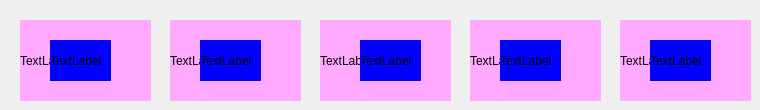
        <widget class="QWidget" name="page_7">
         <widget class="QLabel" name="label_35">
          <property name="geometry">
           <rect>
            <x>20</x>
            <y>20</y>
            <width>131</width>
            <height>81</height>
           </rect>
          </property>
          <property name="styleSheet">
           <string notr="true">background-color: rgb(255, 170, 255);</string>
          </property>
          <property name="text">
           <string>TextLabel</string>
          </property>
         </widget>
         <widget class="QLabel" name="label_36">
          <property name="geometry">
           <rect>
            <x>50</x>
            <y>40</y>
            <width>61</width>
            <height>41</height>
           </rect>
          </property>
          <property name="styleSheet">
           <string notr="true">background-color: rgb(0, 0, 255);</string>
          </property>
          <property name="text">
           <string>TextLabel</string>
          </property>
         </widget>
         <widget class="QLabel" name="label_37">
          <property name="geometry">
           <rect>
            <x>170</x>
            <y>20</y>
            <width>131</width>
            <height>81</height>
           </rect>
          </property>
          <property name="styleSheet">
           <string notr="true">background-color: rgb(255, 170, 255);</string>
          </property>
          <property name="text">
           <string>TextLabel</string>
          </property>
         </widget>
         <widget class="QLabel" name="label_38">
          <property name="geometry">
           <rect>
            <x>200</x>
            <y>40</y>
            <width>61</width>
            <height>41</height>
           </rect>
          </property>
          <property name="styleSheet">
           <string notr="true">background-color: rgb(0, 0, 255);</string>
          </property>
          <property name="text">
           <string>TextLabel</string>
          </property>
         </widget>
         <widget class="QLabel" name="label_39">
          <property name="geometry">
           <rect>
            <x>320</x>
            <y>20</y>
            <width>131</width>
            <height>81</height>
           </rect>
          </property>
          <property name="styleSheet">
           <string notr="true">background-color: rgb(255, 170, 255);</string>
          </property>
          <property name="text">
           <string>TextLabel</string>
          </property>
         </widget>
         <widget class="QLabel" name="label_40">
          <property name="geometry">
           <rect>
            <x>360</x>
            <y>40</y>
            <width>61</width>
            <height>41</height>
           </rect>
          </property>
          <property name="styleSheet">
           <string notr="true">background-color: rgb(0, 0, 255);</string>
          </property>
          <property name="text">
           <string>TextLabel</string>
          </property>
         </widget>
         <widget class="QLabel" name="label_41">
          <property name="geometry">
           <rect>
            <x>470</x>
            <y>20</y>
            <width>131</width>
            <height>81</height>
           </rect>
          </property>
          <property name="styleSheet">
           <string notr="true">background-color: rgb(255, 170, 255);</string>
          </property>
          <property name="text">
           <string>TextLabel</string>
          </property>
         </widget>
         <widget class="QLabel" name="label_42">
          <property name="geometry">
           <rect>
            <x>500</x>
            <y>40</y>
            <width>61</width>
            <height>41</height>
           </rect>
          </property>
          <property name="styleSheet">
           <string notr="true">background-color: rgb(0, 0, 255);</string>
          </property>
          <property name="text">
           <string>TextLabel</string>
          </property>
         </widget>
         <widget class="QLabel" name="label_43">
          <property name="geometry">
           <rect>
            <x>620</x>
            <y>20</y>
            <width>131</width>
            <height>81</height>
           </rect>
          </property>
          <property name="styleSheet">
           <string notr="true">background-color: rgb(255, 170, 255);</string>
          </property>
          <property name="text">
           <string>TextLabel</string>
          </property>
         </widget>
         <widget class="QLabel" name="label_44">
          <property name="geometry">
           <rect>
            <x>650</x>
            <y>40</y>
            <width>61</width>
            <height>41</height>
           </rect>
          </property>
          <property name="styleSheet">
           <string notr="true">background-color: rgb(0, 0, 255);</string>
          </property>
          <property name="text">
           <string>TextLabel</string>
          </property>
         </widget>
        </widget>
